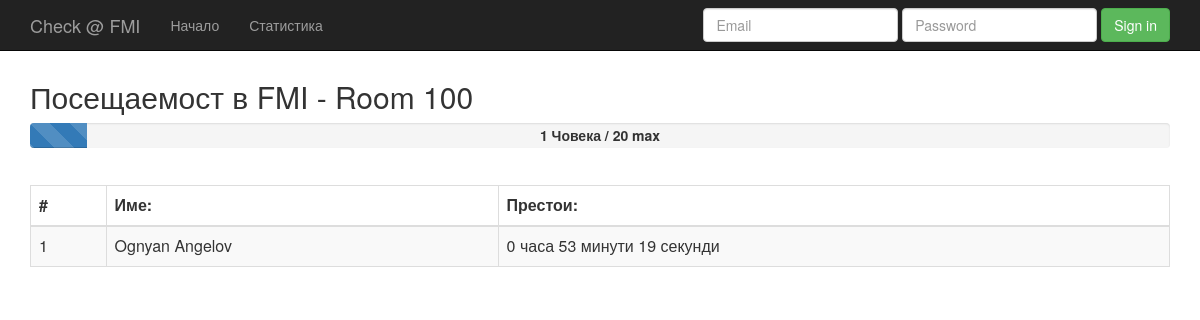
The page / on the database its author committed.
### places/models.py (models this page shows)
class Place(models.Model):
    name = models.CharField(max_length = 15, null = True)
    capacity = models.IntegerField(null = True, blank = True)
    def __unicode__(self):
        return self.name

### website/views.py (the view)
def index(request):
    now = datetime.now()
    places = Place.objects.all()
    all_places = []
    for place in places:
        checkins_inside = Checkin.objects.filter(place = place, active = True)
        all_users = []
        for checkin in checkins_inside:
            print checkin.checkin_time
            all_users += [{'first_name': checkin.user.first_name, 'last_name': checkin.user.last_name,
                            'active_time': days_hours_minutes(now-checkin.checkin_time)}]
            print (now-checkin.checkin_time)
        all_places += [[place, place.capacity, len(all_users), all_users]]
    print all_places
    return render_to_response('index.html',
            {
                "places" : all_places,
            },
            context_instance=RequestContext(request))

### website/views.py (called while the page is built)
def days_hours_minutes(td):
    return td.seconds // 3600, (td.seconds // 60) % 60, td.seconds % 60

### templates/index.html
{% extends "base.html" %}
  {% block content %}
    {% for place in places %}
      <h2>Посещаемост в {{ place.0.name }}</h2>
      <div class="progress progress-striped active">
          <div class="progress-bar" role="progressbar" aria-valuenow="45" aria-valuemin="0" aria-valuemax="100" style="width: {% widthratio place.2 place.1 100 %}%;">
          </div>
      </div>
      <div id="active-people">{{ place.2 }} Човека / {{ place.1 }} max</div>
      <table class="table table-striped table-bordered" style="border-radius: 20px">
          <thead>
              <tr>
                  <th>#</th>
                  <th>Име:</th>
                  <th>Престои:</th>
              </tr>
          </thead>
          <tbody>
              {% for user in place.3 %}
              <tr>
                  <td>{{ forloop.counter }}</td>
                  <td>{{ user.first_name }} {{ user.last_name }}</td>
                  <td>{{ user.active_time.0 }} часа {{ user.active_time.1 }} минути {{ user.active_time.2 }} секунди</td>
              </tr>
              {% endfor %}
          </tbody>
      </table>
  {% endfor %}
{% endblock %}

### static/css/roomsStatus.css (style rules this page uses)
body { padding-top: 60px; }
#active-people { margin: auto; text-align: center; margin-top: -43px; font-weight: bold; margin-bottom: 40px; }
.progress { height: 25px; }

### rows shown on the page
Place: name "FMI - Room 100", id "1", capacity "20", active_time.0 "0", active_time.1 "53", active_time.2 "19"

### other values the page prints
{{ user.first_name }} "Ognyan"
{{ user.last_name }} "Angelov"
